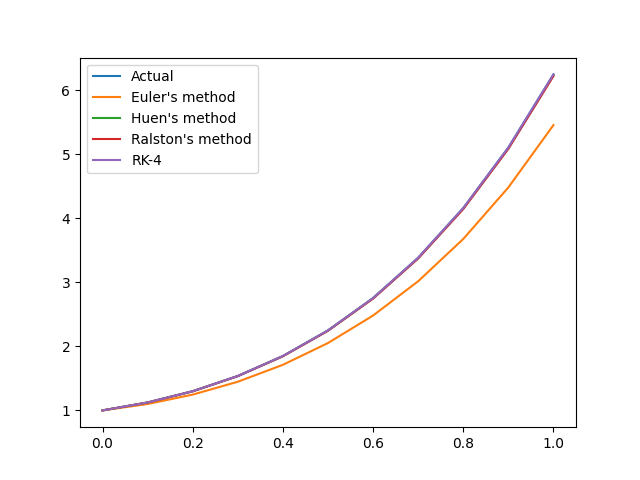

Write the Python code that produced this figure.
import numpy as np
from math import *
import matplotlib.pyplot as plt

def f(y,t):
    return (1+4*t)*sqrt(y)
def g(x):
    return (2*x**2+x+2)**2/4

ti=float(input("Enter the initial t value:  "))
tf=float(input("Enter the final t value:  "))
h=float(input("Enter the step size:  "))
n=ceil((tf-ti)/h)
t= np.linspace(ti,tf,n+1)
y0=float(input("Enter the initial value of y:  "))

#Euler
y=[y0]
for i in range(n):
    y.append(y[i]+h*f(y[i],t[i]))
print(y)
    
#huens method
y1=[y0]
for i in range(n):
    y_=y1[i]+h*f(y1[i],t[i])
    y1.append(y1[i]+(h/2)*(f(y1[i],t[i])+f(y_,t[i+1])))
print(y1)

#ralston
y2=[y0]
alpha=2/3
b1=1/4
b2=3/4
for i in range(n):
    p=f(y2[i],t[i])
    q=f(y2[i]+alpha*h*p,t[i]+alpha*h)
    y2.append(y2[i]+h*(b1*p+b2*q))
print(y2)

#rk 4
y3=[y0]
for i in range(n):
    p=f(y3[i],t[i])
    q=f(y3[i]+(h/2)*p,t[i]+(h/2))
    r=f(y3[i]+(h/2)*q,t[i]+(h/2))
    s=f(y3[i]+h*r,t[i]+h)
    y3.append(y3[i]+(h/6)*(p+2*q+2*r+s))
print(y3)

plt.plot(t,g(t))
plt.plot(t,y)
plt.plot(t,y1)
plt.plot(t,y2)
plt.plot(t,y3)
plt.legend(["Actual", "Euler's method","Huen's method","Ralston's method","RK-4"])
plt.show()
